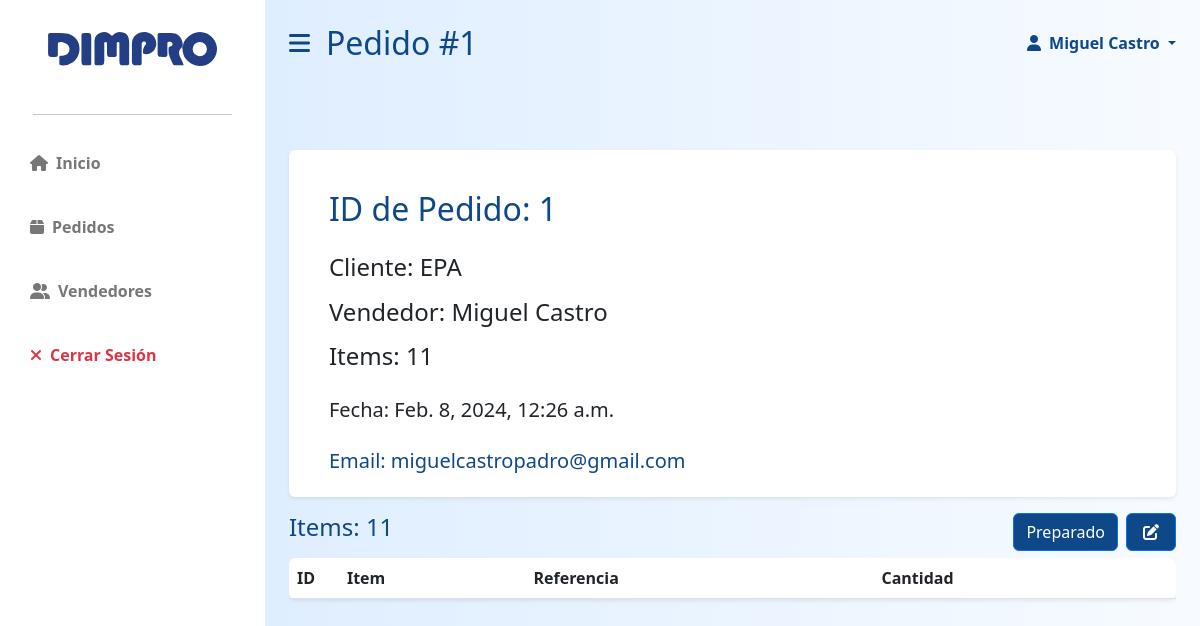
/app/staff/view/order/1 (signed in), run on an earlier commit of the app's database.
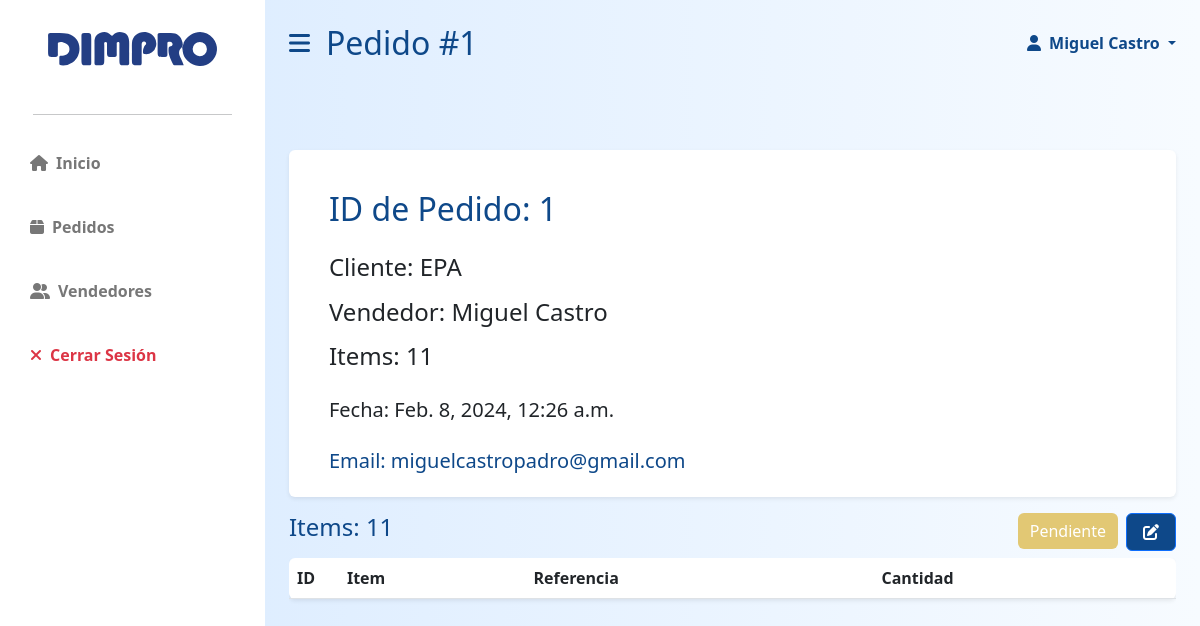
And on a later commit of the database.
### dimpro/models.py (models this page shows, shortened)
class Order(models.Model):
    user_email = models.ForeignKey(User, on_delete=models.PROTECT, related_name='orders')
    status = models.CharField(max_length=16,choices= [
        ('preparado', 'Preparado'),
        ('pendiente', 'Pendiente')
    ])
    client_id = models.ForeignKey(Client, on_delete=models.PROTECT, related_name='orders')
    date = models.DateTimeField(auto_now_add=True)
    def product_categories(self):
        return Order_Product.objects.filter(order_id=self.id).count()

class User(AbstractBaseUser, PermissionsMixin):
    id = models.AutoField(primary_key=True)
    email = models.EmailField(blank=True, default='', unique=True)
    name = models.CharField(max_length=255, blank=True, default='')
    last_name = models.CharField(max_length=255, blank=True, default='')
    phoneregex = RegexValidator(regex=r"^\+?58?\d{11,15}$")
    phonenumber = models.CharField(
        validators=[phoneregex], max_length=17, blank=True, null=False
    )
    is_active = models.BooleanField(default=True)
    is_superuser = models.BooleanField(default=False)
    is_staff = models.BooleanField(default=False)
    is_operator = models.BooleanField(default=False)
    date_joined = models.DateTimeField(default=timezone.now)
    last_login = models.DateTimeField(blank=True, null=True)
    objects = CustomUserManager()
    USERNAME_FIELD = 'email'
    EMAIL_FIELD = 'email'
    REQUIRED_FIELDS = []
    class Meta:
        verbose_name = 'User'
        verbose_name_plural = 'Users'

class Client(models.Model):
    name = models.CharField(max_length=128)
    date_joined = models.DateTimeField(auto_now_add=True)

### dimpro/views.py (the view)
# urls.py: path("staff/view/order/<int:id>", views.staff_order_view, name='staff_order_view'),
@only_for('staff')
def staff_order_view(request, id):
    if request.method == "POST":
        pass
    order = Order.objects.get(id=id)
    client = User.objects.get(email=order.user_email)
    return render(request, 'dimpro/staff/staff_order_view.html', {
        'seller': client,
        'order': order,
        'order_categories': order.product_categories()
    })

### dimpro/templates/dimpro/staff/staff_order_view.html (shortened to what this page needs)
{% extends 'dimpro/staff/staff_layout.html' %}
{% load static %}
{% block stitle %}
    Pedido #{{ order.id }}
{% endblock %}
{% block body %}
    <div class="row g-3 my-5">
        <div class="col-my-5">
            <div class=" p-3 bg-white shadow-sm d-flex justify-content-start align-items-center rounded">
                <div class="mx-4">
                    <h2 class="fs-2 primary-text mt-4 mb-4">ID de Pedido: {{ order.id }}</h2>
                    <h3 class="fs-4 mb-3">Cliente: {{ order.client_id.name }}</h3>
                    <h3 class="fs-4 mb-3">Vendedor: {{ seller.name }} {{ seller.last_name }}</h3>
                    <h3 class="fs-4 mb-4">Items: {{ order_categories }}</h3>
                    <p class="fs-5 mb-4">Fecha: {{ order.date }}</p>
                    <a class="text-decoration-none"href="{% url 'dimpro:staff_client_view' seller.id %}"><h3 class="fs-5 primary-text">Email:  {{ seller.email }}</h3></a>
                </div>
            </div>
        </div>
        <div class="col-md-12 col-12">
            <div class="col-md-12 d-flex flex-row">
                <div class="col-6 col-md-6  align-items-center">
                    <h3 class="fs-4 mb-3 primary-text">Items: {{ order_categories }}</h3>
                </div>
                <div class="col-6 col-md-6 text-end d-flex justify-content-end">
                    <a href="{% url 'dimpro:change_status' order.id %}">
                        {% if order.status == 'pendiente' %}
                            <button style="background-color: rgb(226, 200, 116) !important; border: none;" type="button" class="btn btn-primary fs-6 grow mx-2">Pendiente</button>
                        {% else %}
                            <button type="button" class="btn btn-primary preparado fs-6 grow  mx-2">Preparado</button>
                        {% endif %}
                    </a>
                    <a href="{% url 'dimpro:edit_order' order.id  %}">
                        <button type="button" class="btn btn-primary grow"><i class="fa-solid fa-pen-to-square mx-1"></i></button>
                    </a>
                </div>
            </div>
            <div class="col mx-auto">
                <div class="table-responsive">
                    <table id="datatable-orders" class="table bg-white rounded shadow-sm table-hover">
                        <thead>
                            <tr>
                                <th width="50">ID</th>
                                <th>Item</th>
                                <th>Referencia</th>
                                <th>Cantidad</th>
                            </tr>
                        </thead>
                    </table>
                </div>
            </div>
        </div>
    </div>
{% endblock %}

### dimpro/templates/dimpro/staff/staff_layout.html (shortened to what this page needs)
{% load static %}
<!DOCTYPE html>
<html lang="es">
    <head>
        <link rel="stylesheet" href="https://cdn.jsdelivr.net/npm/bootstrap@5.2.3/dist/css/bootstrap.min.css" />
        <link rel="stylesheet" href="https://cdn.datatables.net/1.13.1/css/dataTables.bootstrap5.min.css" />
        <link rel="stylesheet" href="https://cdnjs.cloudflare.com/ajax/libs/font-awesome/6.2.1/css/all.min.css" />
        <link rel="stylesheet" href="{% static 'dimpro/styles.css' %}">
    </head>
    <body data-is-operator="{{ request.user.is_operator }}">
        <div class="d-flex" id="wrapper">
            <div class="bg-white" id="sidebar-wrapper">
                <div class="sidebar-heading text-center py-4 primary-text fs-4 fw-bold text-uppercase">
                    <a href="{% url 'dimpro:control' %}" class="growt">
                        <img class="mx-0 w-75 mb-2 mt-2"src="{% static 'dimpro/logodimpro.svg' %}" id="dimpro-sidebar-logo"alt="" >
                    </a>
                </div>
                <hr class="w-75 mx-auto">
                <div class="list-group list-group-flush my-3">
                    <a href="{% url 'dimpro:control' %}" class="growt list-group-item list-group-item-action bg-transparent second-text fw-bold">
                        <i class="fas fa-house me-2"></i>Inicio
                    </a>
                    <a href="{% url 'dimpro:staff_orders' %}" class="growt list-group-item list-group-item-action bg-transparent second-text fw-bold">
                        <i class="fas fa-box me-2"></i>Pedidos
                    </a>
                    <a href="{% url 'dimpro:staff_clients' %}" class="growt list-group-item list-group-item-action bg-transparent second-text fw-bold">
                        <i class="fas fa-user-group me-2"></i>Vendedores
                    </a>
                    <a href="{% url 'dimpro:logout' %}" class="growt list-group-item list-group-item-action bg-transparent text-danger fw-bold">
                        <i class="fas fa-xmark me-2"></i>Cerrar Sesión
                    </a>
                </div>
            </div>
            <div id="page-content-wrapper">
                <nav class="navbar d-flex navbar-expand-lg navbar-light bg-transparent py-4 px-4">
                    <div class="col-6 d-flex align-items-center">
                        <i class="fas fa-bars primary-text fs-4 me-3" id="menu-toggle"></i>
                        <h2 class="fs-2 m-0 primary-text">{% block stitle %}{% endblock %}</h2>
                    </div>
                    <div class="col-6 d-flex justify-content-end">
                        <a class="nav-link dropdown-toggle primary-text fw-bold" href="#" id="navbarDropdown"
                                        role="button" data-bs-toggle="dropdown" aria-expanded="false" >
                                        <i class="fas fa-user me-2"></i>{{ user.name }} {{ user.last_name }}
                        </a>
                    </div>
                </nav>
                <div class="container-fluid px-4 mb-5">
                    {% block body %}{% endblock %}
                </div>
            </div>
        </div>
    </body>
</html>

### dimpro/static/dimpro/styles.css (style rules this page uses)
:root { --main-bg-color:#0e4889; --main-text-color: #0e4889; --second-text-color: #fff; --second-bg-color: #4378da; --third-text-color: #777777; }
a { text-decoration: none !important; }
.primary-text { color: var(--main-text-color) }
.second-text { color: var(--second-text-color) }
.grow { transition: all .2s ease-in-out; }
.growt { transition: all .2s ease-in-out; }
table { overflow-x: scroll; }
#wrapper { overflow-x: hidden; background-image: linear-gradient( to right, #d8eaff, #f7fbff ) }
.btn-primary { background-color: var(--main-bg-color); }
#sidebar-wrapper { min-height: 100vh; margin-left: -15rem; transition: margin 0.25s ease-out; }
#sidebar-wrapper .sidebar-heading { padding: 0.875rem 1.25rem; font-size: 1.2rem; }
#sidebar-wrapper .list-group { width: 15rem; }
#page-content-wrapper { min-width: 100vw; }
#menu-toggle { cursor: pointer; transition: margin 2s ease-out; }
.list-group-item { color: var(--third-text-color); border: none; padding: 20px 30px; }
a { text-decoration: none; }
.btn { white-space: no-wrap !important; overflow: hidden !important; display: block !important; }
@media (min-width: 1024px) { #sidebar-wrapper { margin-left: 0; } }
@media (min-width: 1024px) { #page-content-wrapper { min-width: 0; width: 100%; } }

What changed in the data, as far as the page shows it:
changed Order "EPA": status "preparado" → "pendiente" (drawn)
Also different on the page:
text no longer shown: "Preparado"
text now shown: "Pendiente"
